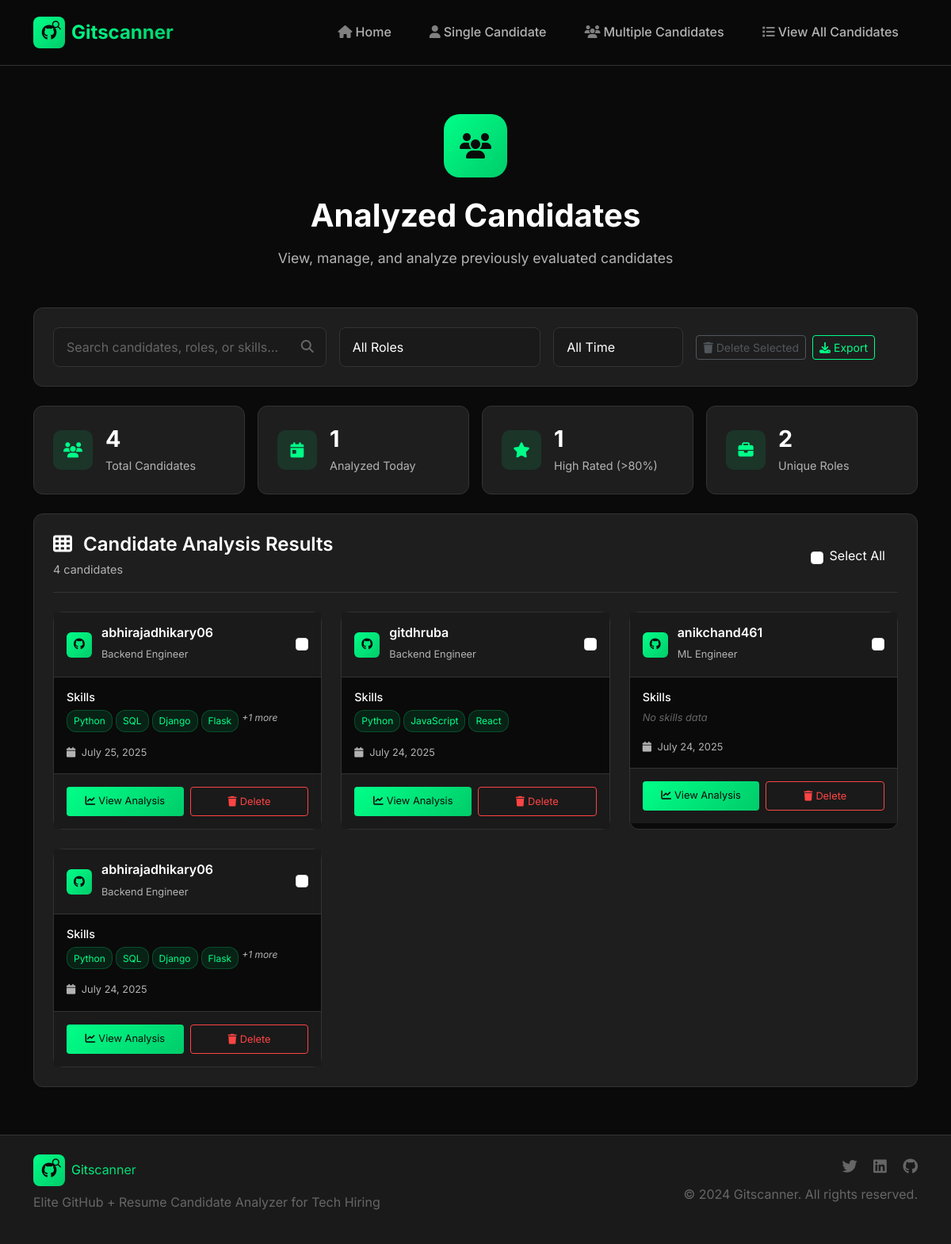
The page /candidates on the database its author committed.
### models.py (models this page shows)
class Candidate(db.Model):
    id = db.Column(db.Integer, primary_key=True)
    github_usernames = db.Column(db.String(500), nullable=False)
    job_role = db.Column(db.String(100), nullable=False)
    skills = db.Column(db.String(500), nullable=True)
    analysis_results = db.Column(db.Text, nullable=True)
    created_at = db.Column(db.DateTime, default=db.func.current_timestamp())

### routes.py (the view)
@bp.route('/candidates')
def candidates_list():
    candidates = Candidate.query.order_by(Candidate.created_at.desc()).all()
    return render_template('candidates.html', candidates=candidates)

### templates/candidates.html (shortened to what this page needs)
{% extends "base.html" %}
{% block content %}
<div class="candidates-page">
    <div class="page-header text-center mb-5">
        <div class="header-icon">
            <i class="fas fa-users"></i>
        </div>
        <h1 class="page-title">Analyzed Candidates</h1>
        <p class="page-subtitle">View, manage, and analyze previously evaluated candidates</p>
    </div>
    <div class="controls-section mb-4">
        <div class="row g-3 align-items-center">
            <div class="col-lg-4 col-md-6">
                <div class="search-wrapper">
                    <input type="text"
                            class="form-control search-input"
                            id="searchInput"
                           placeholder="Search candidates, roles, or skills...">
                    <div class="search-icon">
                    </div>
                </div>
            </div>
            <div class="col-lg-3 col-md-6">
                <select class="form-select filter-select" id="roleFilter">
                    <option value="">All Roles</option>
                </select>
            </div>
            <div class="col-lg-2 col-md-6">
                <select class="form-select filter-select" id="dateFilter">
                    <option value="">All Time</option>
                </select>
            </div>
            <div class="col-lg-3 col-md-6">
                <div class="action-buttons">
                    <button class="btn btn-outline-secondary btn-sm" onclick="deleteSelected()" disabled id="deleteBtn">
                        <i class="fas fa-trash me-1"></i>Delete Selected
                    </button>
                    <button class="btn btn-outline-primary btn-sm" onclick="exportSelected()">
                        <i class="fas fa-download me-1"></i>Export
                    </button>
                </div>
            </div>
        </div>
    </div>
    <div class="stats-section mb-4">
        <div class="row g-3">
            <div class="col-lg-3 col-md-6">
                <div class="stat-card">
                    <div class="stat-icon">
                        <i class="fas fa-users"></i>
                    </div>
                    <div class="stat-content">
                        <h3 class="stat-number" id="totalCandidates">{{ candidates|length if candidates else 0 }}</h3>
                        <p class="stat-label">Total Candidates</p>
                    </div>
                </div>
            </div>
            <div class="col-lg-3 col-md-6">
                <div class="stat-card">
                    <div class="stat-icon">
                        <i class="fas fa-calendar-day"></i>
                    </div>
                    <div class="stat-content">
                        <h3 class="stat-number" id="todayAnalyses">0</h3>
                        <p class="stat-label">Analyzed Today</p>
                    </div>
                </div>
            </div>
            <div class="col-lg-3 col-md-6">
                <div class="stat-card">
                    <div class="stat-icon">
                        <i class="fas fa-star"></i>
                    </div>
                    <div class="stat-content">
                        <h3 class="stat-number" id="topRated">0</h3>
                        <p class="stat-label">High Rated (>80%)</p>
                    </div>
                </div>
            </div>
            <div class="col-lg-3 col-md-6">
                <div class="stat-card">
                    <div class="stat-icon">
                        <i class="fas fa-briefcase"></i>
                    </div>
                    <div class="stat-content">
                        <h3 class="stat-number" id="uniqueRoles">0</h3>
                        <p class="stat-label">Unique Roles</p>
                    </div>
                </div>
            </div>
        </div>
    </div>
    <div class="main-content">
        {% if candidates %}
            <div class="grid-container" id="gridView">
                <div class="grid-header mb-4">
                    <div class="grid-title">
                        <h4>
                            <i class="fas fa-th me-2"></i>
                            Candidate Analysis Results
                        </h4>
                        <span class="result-count" id="resultCount">{{ candidates|length }} candidates</span>
                    </div>
                    <div class="bulk-actions">
                        <input type="checkbox" id="selectAll" class="form-check-input me-2">
                        <label for="selectAll" class="form-check-label me-3">Select All</label>
                    </div>
                </div>
                <div class="row g-4" id="candidatesGrid">
                    {% for candidate in candidates %}
                        <div class="col-lg-4 col-md-6 candidate-item" data-candidate-id="{{ candidate.id }}">
                            <div class="candidate-card">
                                <div class="card-header">
                                    <div class="candidate-info">
                                        <div class="avatar-group">
                                            {% set usernames = candidate.github_usernames.split(',') if ',' in candidate.github_usernames else [candidate.github_usernames] %}
                                            {% for username in usernames[:2] %}
                                                <div class="avatar">
                                                    <i class="fab fa-github"></i>
                                                </div>
                                            {% endfor %}
                                        </div>
                                        <div class="candidate-details">
                                            <h6 class="candidate-name">{{ candidate.github_usernames.split(',')[0] if ',' in candidate.github_usernames else candidate.github_usernames }}</h6>
                                            <span class="candidate-role">{{ candidate.job_role }}</span>
                                        </div>
                                    </div>
                                    <div class="card-actions">
                                        <input type="checkbox" class="form-check-input row-checkbox" value="{{ candidate.id }}">
                                    </div>
                                </div>
                                <div class="card-body">
                                    <div class="skills-section">
                                        <h6>Skills</h6>
                                        <div class="skills-tags">
                                            {% if candidate.skills %}
                                                {% for skill in candidate.skills.split(',')[:4] %}
                                                    <span class="skill-tag">{{ skill.strip() }}</span>
                                                {% endfor %}
                                                {% if candidate.skills.split(',')|length > 4 %}
                                                    <span class="more-skills">+{{ candidate.skills.split(',')|length - 4 }} more</span>
                                                {% endif %}
                                            {% else %}
                                                <span class="no-skills">No skills data</span>
                                            {% endif %}
                                        </div>
                                    </div>
                                    <div class="analysis-date">
                                        <i class="fas fa-calendar me-1"></i>
                                        {{ candidate.created_at.strftime('%B %d, %Y') }}
                                    </div>
                                </div>
                                <div class="card-footer">
                                    <a href="{{ url_for('main.visualization', candidate_id=candidate.id) }}"
                                        class="btn btn-primary btn-sm">
                                        <i class="fas fa-chart-line me-1"></i>View Analysis
                                    </a>
                                    <button class="btn btn-outline-danger btn-sm" onclick="deleteCandidate({{ candidate.id }})">
                                        <i class="fas fa-trash me-1"></i>Delete
                                    </button>
                                </div>
                            </div>
                        </div>
                    {% endfor %}
                </div>
            </div>
        {% endif %}
    </div>
</div>
{% endblock %}

### templates/base.html (shortened to what this page needs)
<!DOCTYPE html>
<html lang="en">
<head>
    <link href="https://cdn.jsdelivr.net/npm/bootstrap@5.3.0/dist/css/bootstrap.min.css" rel="stylesheet">
    <link href="https://cdnjs.cloudflare.com/ajax/libs/font-awesome/6.4.0/css/all.min.css" rel="stylesheet">
    <link rel="stylesheet" href="{{ url_for('static', filename='css/styles.css') }}">
</head>
<body>
    <nav class="navbar navbar-expand-lg navbar-dark fixed-top">
        <div class="container">
            <a class="navbar-brand d-flex align-items-center" href="{{ url_for('main.index') }}">
                <div class="logo-container me-2">
                    <i class="fab fa-github"></i>
                    <i class="fas fa-search"></i>
                </div>
                <span class="brand-text">Gitscanner</span>
            </a>
            <div class="collapse navbar-collapse" id="navbarNav">
                <ul class="navbar-nav ms-auto">
                    <li class="nav-item">
                        <a class="nav-link" href="{{ url_for('main.index') }}">
                            <i class="fas fa-home me-1"></i>Home
                        </a>
                    </li>
                    <li class="nav-item">
                        <a class="nav-link" href="{{ url_for('main.single_candidate') }}">
                            <i class="fas fa-user me-1"></i>Single Candidate
                        </a>
                    </li>
                    <li class="nav-item">
                        <a class="nav-link" href="{{ url_for('main.multi_candidate') }}">
                            <i class="fas fa-users me-1"></i>Multiple Candidates
                        </a>
                    </li>
                    <li class="nav-item">
                        <a class="nav-link" href="{{ url_for('main.candidates_list') }}">
                            <i class="fas fa-list me-1"></i>View All Candidates
                        </a>
                    </li>
                </ul>
            </div>
        </div>
    </nav>
    <div class="container mt-4">
        {% block content %}{% endblock %}
    </div>
    <footer class="footer py-4">
        <div class="container">
            <div class="row">
                <div class="col-md-6">
                    <div class="d-flex align-items-center">
                        <div class="logo-container me-2">
                            <i class="fab fa-github"></i>
                            <i class="fas fa-search"></i>
                        </div>
                        <span class="brand-text">Gitscanner</span>
                    </div>
                    <p class="mt-2 text-muted">Elite GitHub + Resume Candidate Analyzer for Tech Hiring</p>
                </div>
                <div class="col-md-6 text-md-end">
                    <div class="social-links">
                        <a href="#" class="text-muted me-3"><i class="fab fa-twitter"></i></a>
                        <a href="#" class="text-muted me-3"><i class="fab fa-linkedin"></i></a>
                        <a href="#" class="text-muted"><i class="fab fa-github"></i></a>
                    </div>
                    <p class="mt-2 text-muted">&copy; 2024 Gitscanner. All rights reserved.</p>
                </div>
            </div>
        </div>
    </footer>
</body>
</html>

### static/css/styles.css (style rules this page uses)
:root { --primary-green: #00ff88; --secondary-green: #00cc6a; --dark-green: #00994d; --bg-primary: #0a0a0a; --bg-secondary: #1a1a1a; --bg-tertiary: #2a2a2a; --text-primary: #ffffff; --text-secondary: #b3b3b3; --text-muted: #666666; --border-color: #333333; --card-bg: #1e1e1e; --gradient-primary: linear-gradient(135deg, var(--primary-green), var(--secondary-green)); --gradient-dark: linear-gradient(135deg, var(--bg-secondary), var(--bg-tertiary)); }
* { margin: 0; padding: 0; box-sizing: border-box; }
body { font-family: 'Inter', -apple-system, BlinkMacSystemFont, 'Segoe UI', Roboto, sans-serif; background-color: var(--bg-primary); color: var(--text-primary); line-height: 1.6; overflow-x: hidden; }
.navbar { background: rgba(10, 10, 10, 0.95) !important; backdrop-filter: blur(10px); border-bottom: 1px solid var(--border-color); padding: 1rem 0; transition: all 0.3s ease; }
.navbar-brand { font-weight: 700; font-size: 1.5rem; color: var(--text-primary) !important; text-decoration: none; }
.logo-container { position: relative; width: 40px; height: 40px; background: var(--gradient-primary); border-radius: 8px; display: flex; align-items: center; justify-content: center; }
.logo-container i:first-child { font-size: 1.2rem; color: var(--bg-primary); }
.logo-container i:last-child { position: absolute; font-size: 0.7rem; color: var(--bg-primary); top: 5px; right: 5px; }
.brand-text { background: var(--gradient-primary); -webkit-background-clip: text; -webkit-text-fill-color: transparent; background-clip: text; }
.navbar-nav .nav-link { color: var(--text-secondary) !important; font-weight: 500; margin: 0 0.5rem; padding: 0.5rem 1rem !important; border-radius: 6px; transition: all 0.3s ease; }
.navbar-nav .nav-link i { opacity: 0.7; }
.btn-primary { background: var(--gradient-primary); border: none; color: var(--bg-primary); }
.avatar { width: 40px; height: 40px; background: var(--gradient-primary); border-radius: 50%; display: flex; align-items: center; justify-content: center; color: var(--bg-primary); font-size: 1.2rem; }
.footer { background-color: var(--bg-secondary); border-top: 1px solid var(--border-color); }
.social-links a { font-size: 1.2rem; transition: color 0.3s ease; }
.card-body { color: var(--text-primary); }
.text-muted { color: var(--text-muted) !important; }

### rows shown on the page
Candidate: github_usernames "abhirajadhikary06", job_role "Backend Engineer", strip "Python" "SQL" "Django" "Flask", skills.split|length "1", created_at "July 25, 2025"
Candidate: github_usernames "gitdhruba", job_role "Backend Engineer", strip "Python" "JavaScript" "React", created_at "July 24, 2025"
Candidate: github_usernames "anikchand461", job_role "ML Engineer", skills "No skills data", created_at "July 24, 2025"
Candidate: github_usernames "abhirajadhikary06", job_role "Backend Engineer", strip "Python" "SQL" "Django" "Flask", skills.split|length "1", created_at "July 24, 2025"

### other values the page prints
{{ candidates|length if candidates else 0 }} "4"
{{ candidates|length }} "4"
